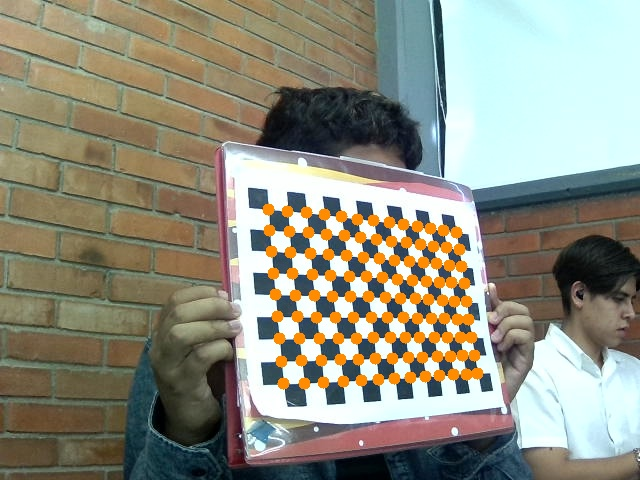
#> input picture calibracionParaUnaCamara2/img_000.jpg, 640 x 480 px; its folder holds only this picture in this run
$ python CalibracionIndividual.py
#> lines starting #> are read from the running program, lines starting #| are printed output that depends on the picture
import cv2
import numpy as np
import glob
import os


CHESSBOARD = (13, 9)
square_size = 18

folder = r"C:\Users\royea\OneDrive\Escritorio\ProyectoDeImagenes\calibracionParaUnaCamara2"
images = glob.glob(os.path.join(folder, "*.jpg"))
print(f"Se encontraron {len(images)} imágenes.")

if len(images) == 0:
    print("Error: No se encontraron imágenes en la carpeta. Revisa la ruta y las extensiones.")
    exit()

objp = np.zeros((CHESSBOARD[0] * CHESSBOARD[1], 3), np.float32)
objp[:, :2] = np.mgrid[0:CHESSBOARD[0], 0:CHESSBOARD[1]].T.reshape(-1, 2)
objp *= square_size

objpoints = []
imgpoints = []


for fname in images:
    img = cv2.imread(fname)
#> img is the input picture: shape (480, 640, 3); mean B, G, R 127.5, 142.6, 143.2
    gray = cv2.cvtColor(img, cv2.COLOR_BGR2GRAY)
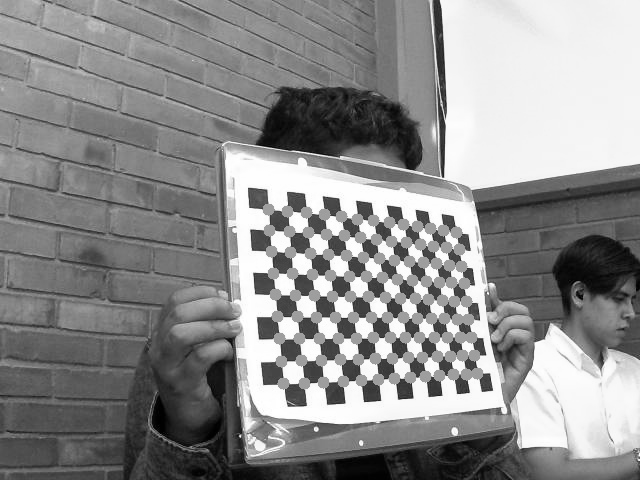
#> gray: shape (480, 640); min 0, max 255, mean 141.1

    gray = cv2.equalizeHist(gray)
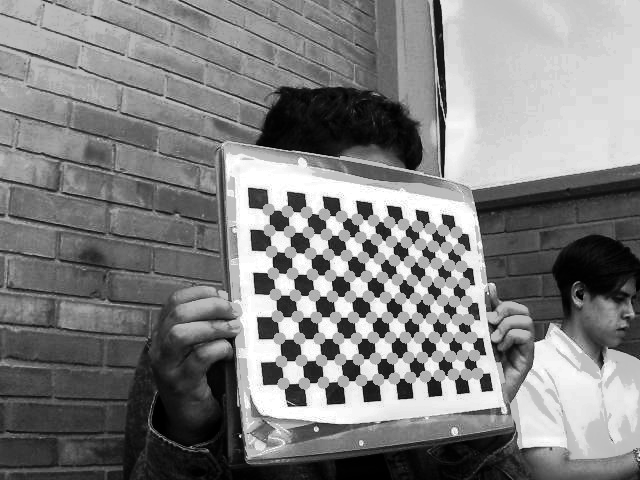
#> gray: shape (480, 640); min 0, max 255, mean 128.5

    flags = cv2.CALIB_CB_ADAPTIVE_THRESH + cv2.CALIB_CB_NORMALIZE_IMAGE + cv2.CALIB_CB_FAST_CHECK


    found, corners = cv2.findChessboardCorners(gray, CHESSBOARD, flags)
#> found = False; corners = None

    if found:
        criteria = (cv2.TERM_CRITERIA_EPS + cv2.TERM_CRITERIA_MAX_ITER, 30, 0.001)
        corners2 = cv2.cornerSubPix(gray, corners, (11, 11), (-1, -1), criteria)

        objpoints.append(objp)
        imgpoints.append(corners2)

        cv2.drawChessboardCorners(img, CHESSBOARD, corners2, found)
        print(f"Esquinas detectadas en: {os.path.basename(fname)}")

        cv2.imshow('Detección de esquinas', img)
        cv2.waitKey(200)
    else:
        print(f"No se detectaron esquinas en: {os.path.basename(fname)}")

cv2.destroyAllWindows()


print(f"\nSe detectaron esquinas en {len(objpoints)} imágenes.")
if len(objpoints) == 0:
    print("Error: No se detectaron esquinas en ninguna imagen. Revisa el tablero o la iluminación.")
    exit()
#> (the program exits here)
